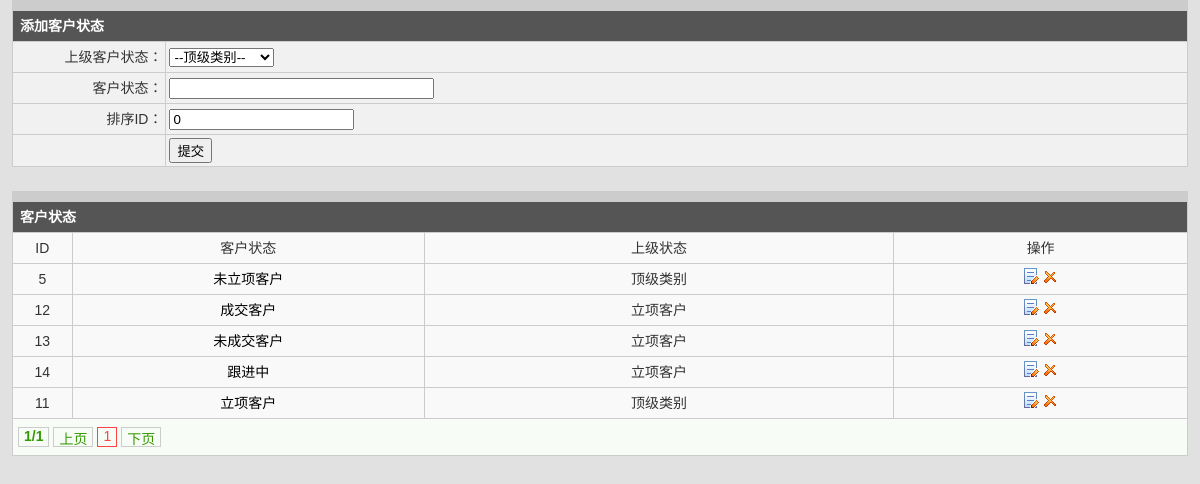
Page /customer/customer_industry.php (signed in) on the committed database.
### tables this page shows
CREATE TABLE `crm_industry` (
  `id` int(6) NOT NULL auto_increment,
  `fid` int(6) NOT NULL,
  `name` varchar(50) NOT NULL,
  `dateline` datetime NOT NULL,
  `rank` int(6) NOT NULL,
  PRIMARY KEY  (`id`)
);

### inc/conn.php (called while the page is built, shortened)
<?php
$dbhost = "127.0.0.1";
$dbuser = "root";
require_once 'db_function.php';
require_once 'function.php';
$db = new db_mysql();
?>

### inc/db_function.php (called while the page is built, shortened)
<?php
class db_mysql {
	private $link_id = NULL;
	function __construct() {
		$this->debug = false;
	}
	function connect($dbhost, $dbuser, $dbpwd, $dbname = '', $dbcharset = 'utf8', $pconnect = 0) {
		if ($pconnect) {
			if (! $this->link_id = mysql_pconnect ( $dbhost, $dbuser, $dbpwd )) {
				$this->ErrorMsg ();
			}
		} else {
			if (! $this->link_id = mysql_connect ( $dbhost, $dbuser, $dbpwd, 1 )) {
				$this->ErrorMsg ();
			}
		}
	}
	function query($sql) {
		if (! ($query = mysql_query ( $sql, $this->link_id ))) {
			$this->ErrorMsg ();
			return false;
		} else {
			return $query;
		}
	}
	function getList($sql) {
		$res = $this->query ( $sql );
		if ($res !== false) {
			$arr = array ();
			while ( $row = mysql_fetch_assoc ( $res ) ) {
				$arr [] = $row;
			}
			return $arr;
		} else {
			return false;
		}
	}
	function selectLimit($sql, $numrows=-1, $offset=-1) {
		if($offset==-1){
			$sql .= ' LIMIT ' . $numrows;
		}else{
			$sql .= ' LIMIT ' . $offset . ', ' . $numrows;
		}
		return $this->getList( $sql );
	}
	function getOneRow($sql) {
		$res = $this->query ( $sql );
		if ($res !== false) {
			return mysql_fetch_assoc ( $res );
		} else {
			return false;
		}
	}
}
?>

### customer/customer_industry.php (the view, shortened to what this page needs)
<?php
include '../inc/const.php';
$fid = getvar("fid");
$page 			= getvar("page") ? getvar("page") : 1;
$page_size 		= 20;
$sqlstr=get_sql("select * from {pre}industry order by rank asc,id asc");
$area_list = $db->selectLimit ( $sqlstr, $page_size, ($page - 1) * $page_size );
?>
<!DOCTYPE html PUBLIC "-//W3C//DTD XHTML 1.0 Transitional//EN" "http://www.w3.org/TR/xhtml1/DTD/xhtml1-transitional.dtd">
<html xmlns="http://www.w3.org/1999/xhtml">
<head>
<link href="../css/admin_css.css" rel="stylesheet" type="text/css" /></head>
<body>
<table width="98%" height="126" border="0" cellpadding="3" cellspacing="1" bgcolor="#cccccc" style="margin:0 auto;padding-top:10px;">
  <form name="myform" action="customer_industry_ok.php?act=add" method="post" onSubmit="return checkreg();">
    <tr>
      <td height="24" colspan="2" bgcolor="#555555"><font color="#FFFFFF">&nbsp;<strong>添加客户状态</strong></font></td>
    </tr>
    <tr>
      <td width="13%" height="24" align="right" valign="middle" bgcolor="#f1f1f1">上级客户状态：</td>
      <td width="87%" height="24" align="left" valign="middle" bgcolor="#f1f1f1"><select name="fid">
        <option value="0">--顶级类别--</option>
          <?php getCategorySelect("industry",$fid); ?>
        </select>      </td>
    </tr>
    <tr>
      <td width="13%" height="24" align="right" valign="middle" bgcolor="#f1f1f1">客户状态：</td>
      <td width="87%" height="24" align="left" valign="middle" bgcolor="#f1f1f1"><input name="name" type="text" id="name" size="30" /></td>
    </tr>
    <tr>
      <td width="13%" height="24" align="right" valign="middle" bgcolor="#f1f1f1">排序ID：</td>
      <td width="87%" height="24" align="left" valign="middle" bgcolor="#f1f1f1"><input name="rank" type="text" id="rank" size="20" value="0" /></td>
    </tr>
    <tr>
      <td height="24" bgcolor="#f1f1f1">&nbsp;</td>
      <td height="24" bgcolor="#f1f1f1"><input type="submit" name="button" id="button" value="提交" /></td>
    </tr>
  </form>
</table><br />
<table width="98%" height="94" border="0" cellpadding="3" cellspacing="1" bgcolor="#cccccc" style="margin:0 auto;padding-top:10px;">
  <tr bgcolor="#666666">
    <td height="22" colspan="4" bgcolor="#555555"><font color="#FFFFFF">&nbsp;<strong>客户状态</strong></font></td>
  </tr>
  <tr bgcolor="#f9f9f9">
    <td width="5%" height="24" align="center" valign="middle">ID</td>
    <td width="30%" height="24" align="center" valign="middle">客户状态</td>
    <td align="center" valign="middle">上级状态</td>
    <td width="25%" height="24" align="center" valign="middle">操作</td>
  </tr>
  <?php
  	foreach($area_list as $list){
		$fid_name = get_table_row("industry",$list['fid'],"name");
		$fid_name = empty($fid_name) ? "顶级类别" : $fid_name;
  ?>
  <tr bgcolor="#f9f9f9">
    <td width="5%" height="24" align="center" valign="middle"><?php echo $list['id'];?></td>
    <td width="30%" height="24" align="center" valign="middle"><a href="customer_industry_action.php?act=mod&id=<?php echo $list['id'];?>&fid=<?php echo $list['fid'];?>"><?php echo $list['name'];?></a></td>
    <td align="center" valign="middle"><?php echo $fid_name;?></td>
    <td width="25%" height="24" align="center" valign="middle"><a href="customer_industry_action.php?act=mod&id=<?php echo $list['id']; ?>&page=<?php echo $page;?>"><img src="../images/edit.gif" border="0" /></a> <a href="customer_industry_ok.php?id=<?php echo $list['id']; ?>&act=del" onClick="javascript:return confirm('确实要删除吗?')"><img src="../images/del.gif" border="0" /></a></td>
  </tr>
  <?php
	}
  ?>
  <tr>
    <td height="24" colspan="4" bgcolor="#F8FCF6"><?php page($sqlstr,$page_size,"customer_industry.php?page",$page);?></td>
  </tr>
</table>
</body>
</html>

### css/admin_css.css (style rules this page uses)
body { font-family:Arial, Helvetica, sans-serif,"宋体";font-size:14px;margin:0;padding:0;background:#e1e1e1;line-height:24px;color:#333 }
form,ul,li { list-style:none;margin:0;padding:0; }
a { color:#000;text-decoration:none; }

### rows in the picture
crm_industry: id "5", name "未立项客户", fid_name "顶级类别"
crm_industry: id "12", name "成交客户", fid_name "立项客户"
crm_industry: id "13", name "未成交客户", fid_name "立项客户"
crm_industry: id "14", name "跟进中", fid_name "立项客户"
crm_industry: id "11", name "立项客户", fid_name "顶级类别"

### other values in the picture
$p "1"
$page_nums "1"
